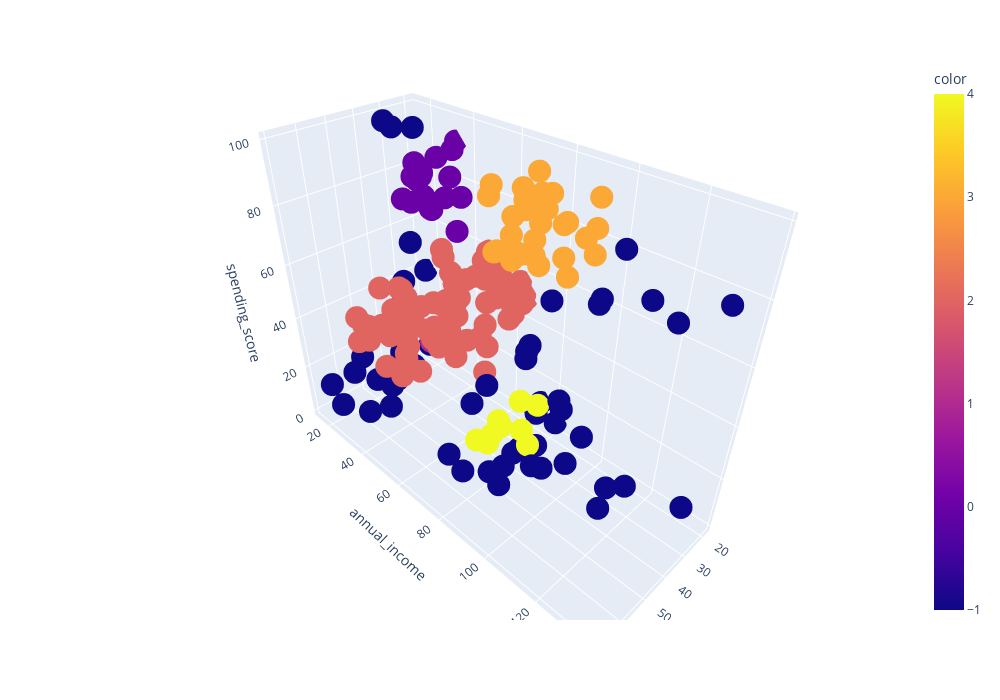

Notebook source saved alongside this figure:
### Markdown cell above
## Задание 10.2

### Code cell
eps = 11
min_samples = 5

clustering_new = DBSCAN(eps=eps, min_samples=min_samples)

clustering_new.fit(X)

display(clustering_new.labels_)

get_3d_visualization(X, clustering_new.labels_)

### Figure 1 — Plotly figure (JSON) as saved in the notebook; plotly's stock layout.template omitted (floating-point values rounded to 4 significant figures; data arrays with more than 128 entries replaced by an {"elided": "..."} marker saying what was removed)
{"data": [{"hovertemplate": "age=%{x}<br>annual_income=%{y}<br>spending_score=%{z}<br>color=%{marker.color}<extra></extra>", "legendgroup": "", "marker": {"color": {"elided": "200 int values"}, "coloraxis": "coloraxis", "symbol": "circle"}, "mode": "markers", "name": "", "scene": "scene", "showlegend": false, "type": "scatter3d", "x": {"elided": "200 int values"}, "y": {"elided": "200 int values"}, "z": {"elided": "200 int values"}}], "layout": {"coloraxis": {"colorbar": {"title": {"text": "color"}}, "colorscale": [[0, "#0d0887"], [0.1111, "#46039f"], [0.2222, "#7201a8"], [0.3333, "#9c179e"], [0.4444, "#bd3786"], [0.5556, "#d8576b"], [0.6667, "#ed7953"], [0.7778, "#fb9f3a"], [0.8889, "#fdca26"], [1, "#f0f921"]]}, "height": 700, "legend": {"tracegroupgap": 0}, "margin": {"t": 60}, "scene": {"domain": {"x": [0, 1], "y": [0, 1]}, "xaxis": {"title": {"text": "age"}}, "yaxis": {"title": {"text": "annual_income"}}, "zaxis": {"title": {"text": "spending_score"}}}, "width": 1000}}
